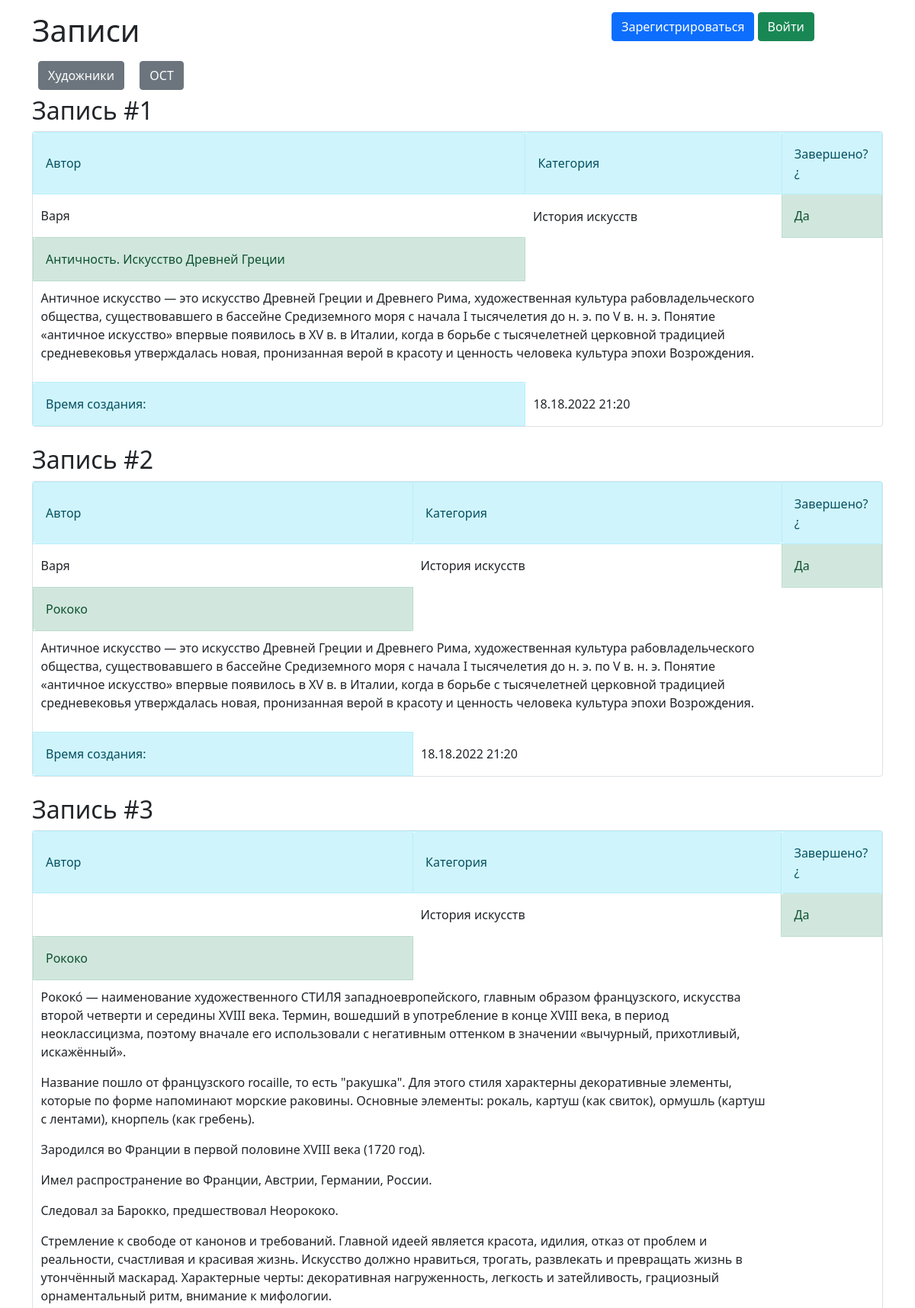
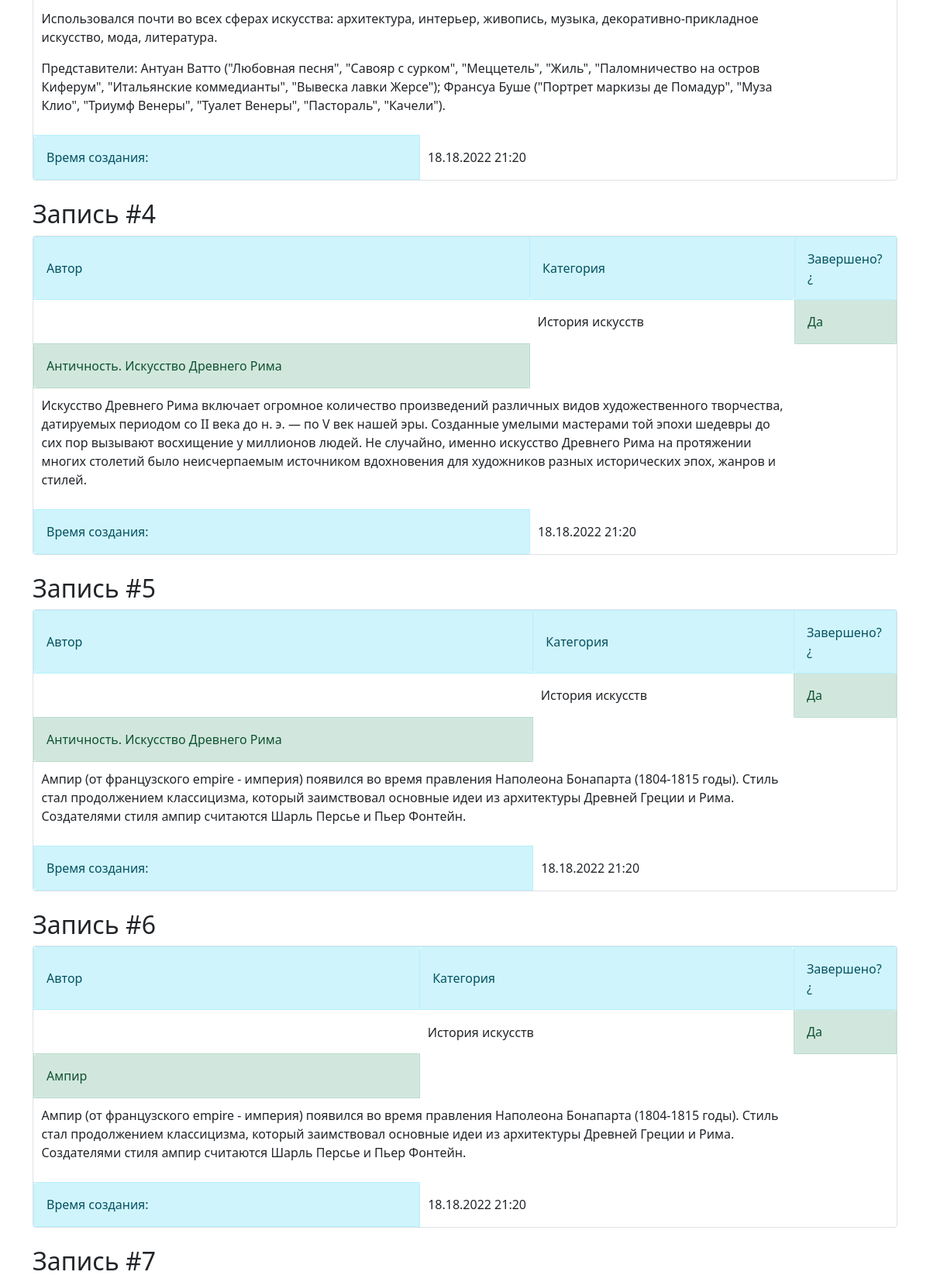
The page / (upper part) on the database its author committed (2 pictures, top to bottom).
### data/posts.py (models this page shows, shortened)
class Posts(SqlAlchemyBase, SerializerMixin):
    __tablename__ = 'posts'
    id = sqlalchemy.Column(sqlalchemy.Integer, primary_key=True, autoincrement=True)
    author = sqlalchemy.Column(sqlalchemy.Integer, sqlalchemy.ForeignKey("users.id"))
    category_id = sqlalchemy.Column(sqlalchemy.Integer, sqlalchemy.ForeignKey("category.id"))
    title = sqlalchemy.Column(sqlalchemy.String, nullable=True)
    text = sqlalchemy.Column(sqlalchemy.Text, nullable=True)
    date = sqlalchemy.Column(sqlalchemy.DateTime, default=datetime.datetime.now())
    is_finished = sqlalchemy.Column(sqlalchemy.Boolean, default=False)
    user = orm.relation('User')
    category = orm.relation('Category')

### data/user.py (models this page shows, shortened)
class User(SqlAlchemyBase, UserMixin, SerializerMixin):
    __tablename__ = 'users'
    id = sqlalchemy.Column(sqlalchemy.Integer, primary_key=True, autoincrement=True)
    surname = sqlalchemy.Column(sqlalchemy.String, nullable=True)
    name = sqlalchemy.Column(sqlalchemy.String, nullable=True)
    age = sqlalchemy.Column(sqlalchemy.Integer, nullable=True)
    photo = sqlalchemy.Column(sqlalchemy.String, nullable=True)
    email = sqlalchemy.Column(sqlalchemy.String, index=True, unique=True, nullable=True)
    hashed_password = sqlalchemy.Column(sqlalchemy.String, nullable=True)
    modified_date = sqlalchemy.Column(sqlalchemy.DateTime, default=datetime.datetime.now)
    posts = orm.relation("Posts", back_populates='user')

### data/category.py (models this page shows)
class Category(SqlAlchemyBase, SerializerMixin):
    __tablename__ = 'category'
    id = sqlalchemy.Column(sqlalchemy.Integer, primary_key=True, autoincrement=True)
    name = sqlalchemy.Column(sqlalchemy.String, nullable=True)
    posts = orm.relation("Posts", back_populates='category')

### main.py (the view)
@app.route('/')
def index():
    db_sess = db_session.create_session()
    posts = db_sess.query(Posts).all()
    return render_template("index.html", posts=posts)

### data/db_session.py (called while the page is built)
def create_session() -> Session:
    global __factory
    return __factory()

### templates/index.html (shortened to what this page needs)
{% extends "base.html" %}
{% block pagename %}<h1>Записи</h1>{% endblock %}
{% block content %}
    <a href="/artists" class="btn btn-secondary m-2">Художники</a>
    <a href="/ost" class="btn btn-secondary m-2">ОСТ</a>
    {% for item in posts %}
        <br>
<h2>Запись #{{ item.id }}</h2>
        <div class="col-md6 border rounded">
            <div>
                <table cellspacing="5" cellpadding="10">
                    <tr>
                        <td class="alert alert-info" role="alert">Автор</td>
                        <td class="alert alert-info" role="alert">Категория</td>
                        <td class="alert alert-info" role="alert">Завершено?¿</td>
                    </tr>
                    <tr>
                        <td>{{ item.user.name }}</td>
                        <td>{{ item.category.name }}</td>
                        {% if item.is_finished %}
                            <td class="alert alert-success" role="alert">Да</td>
                        {% else %}
                            <td class="alert alert-danger" role="alert">Нет</td>
                        {% endif %}
                    </tr>
                    <tr>
                        <td class="alert alert-success" role="alert">{{ item.title }}</td>
                    </tr>
                    <tr>
                        <td colspan="2">
                            {% for elem in item.text.split('*') %}
                            <p>{{elem}}</p>
                            {% endfor %}
                        </td>
                    </tr>
                    <tr>
                        <td class="alert alert-info" role="alert">Время создания:</td>
                        <td>{{ item.date.strftime('%d.%d.%Y %H:%M') }}</td>
                    </tr>
                </table>
            </div>
        </div>
    {% endfor %}
{% endblock %}

### rows shown on the page
Posts: id "1", user.name "Варя", category.name "История искусств", is_finished "Да", title "Античность. Искусство Древней Греции", text "Античное искусство — это искусство Древней Греции и Древнего Рима, художественная культура рабовладельческого общества, существовавшего в бассейне Средиземного моря с начала I тысячелетия до н. э. по V в. н. э. Понятие «античное искусство» впервые появилось в XV в. в Италии, когда в борьбе с тысячелетней церковной традицией средневековья утверждалась новая, пронизанная верой в красоту и ценность человека культура эпохи Возрождения.", date "18.18.2022 21:20"
Posts: id "2", user.name "Варя", category.name "История искусств", is_finished "Да", title "Рококо", text "Античное искусство — это искусство Древней Греции и Древнего Рима, художественная культура рабовладельческого общества, существовавшего в бассейне Средиземного моря с начала I тысячелетия до н. э. по V в. н. э. Понятие «античное искусство» впервые появилось в XV в. в Италии, когда в борьбе с тысячелетней церковной традицией средневековья утверждалась новая, пронизанная верой в красоту и ценность человека культура эпохи Возрождения.", date "18.18.2022 21:20"
Posts: id "3", category.name "История искусств", is_finished "Да", title "Рококо", elem "Рококо́ — наименование художественного СТИЛЯ западноевропейского, главным образом французского, искусства второй четверти и середины XVIII века. Термин, вошедший в употребление в конце XVIII века, в период неоклассицизма, поэтому вначале его использовали с негативным оттенком в значении «вычурный, прихотливый, искажённый»." "Название пошло от французского rocaille, то есть \"ракушка\". Для этого стиля характерны декоративные элементы, которые по форме напоминают морские раковины. Основные элементы: рокаль, картуш (как свиток), ормушль (картуш с лентами), кнорпель (как гребень)." "Зародился во Франции в первой половине XVIII века (1720 год)." "Имел распространение во Франции, Австрии, Германии, России." "Следовал за Барокко, предшествовал Неорококо." "Стремление к свободе от канонов и требований. Главной идеей является красота, идилия, отказ от проблем и реальности, счастливая и красивая жизнь. Искусство должно нравиться, трогать, развлекать и превращать жизнь в утончённый маскарад. Характерные черты: декоративная нагруженность, легкость и затейливость, грациозный орнаментальный ритм, внимание к мифологии." "Использовался почти во всех сферах искусства: архитектура, интерьер, живопись, музыка, декоративно-прикладное искусство, мода, литература." "Представители: Антуан Ватто (\"Любовная песня\", \"Савояр с сурком\", \"Меццетель\", \"Жиль\", \"Паломничество на остров Киферум\", \"Итальянские коммедианты\", \"Вывеска лавки Жерсе\"); Франсуа Буше (\"Портрет маркизы де Помадур\", \"Муза Клио\", \"Триумф Венеры\", \"Туалет Венеры\", \"Пастораль\", \"Качели\").", date "18.18.2022 21:20"
Posts: id "4", category.name "История искусств", is_finished "Да", title "Античность. Искусство Древнего Рима", text "Искусство Древнего Рима включает огромное количество произведений различных видов художественного творчества, датируемых периодом со II века до н. э. — по V век нашей эры. Созданные умелыми мастерами той эпохи шедевры до сих пор вызывают восхищение у миллионов людей. Не случайно, именно искусство Древнего Рима на протяжении многих столетий было неисчерпаемым источником вдохновения для художников разных исторических эпох, жанров и стилей.", date "18.18.2022 21:20"
Posts: id "5", category.name "История искусств", is_finished "Да", title "Античность. Искусство Древнего Рима", text "Ампир (от французского empire - империя) появился во время правления Наполеона Бонапарта (1804-1815 годы). Стиль стал продолжением классицизма, который заимствовал основные идеи из архитектуры Древней Греции и Рима. Создателями стиля ампир считаются Шарль Персье и Пьер Фонтейн.", date "18.18.2022 21:20"
Posts: id "6", category.name "История искусств", is_finished "Да", title "Ампир", text "Ампир (от французского empire - империя) появился во время правления Наполеона Бонапарта (1804-1815 годы). Стиль стал продолжением классицизма, который заимствовал основные идеи из архитектуры Древней Греции и Рима. Создателями стиля ампир считаются Шарль Персье и Пьер Фонтейн.", date "18.18.2022 21:20"
Posts: id "7"
